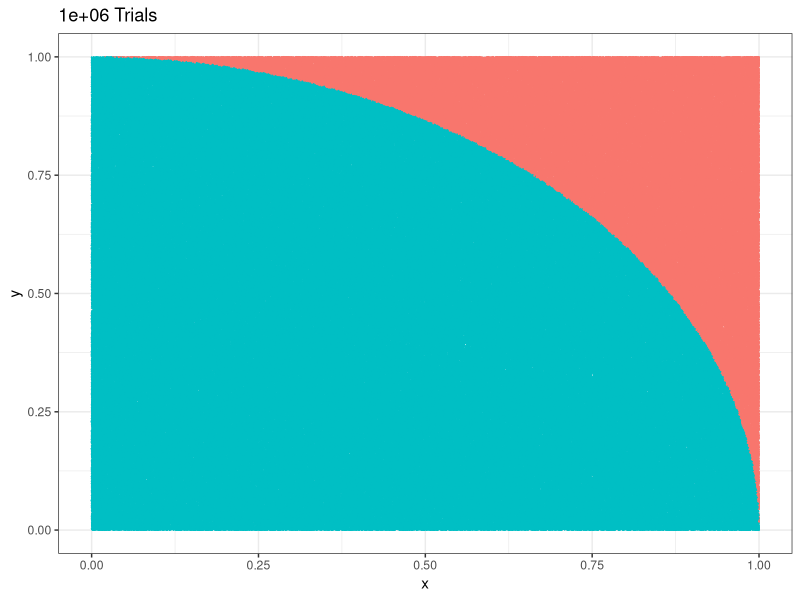

This chart was generated by the following R code:
library(ggplot2)
trials <- 1000000

r <- 1
x <- runif(trials, 0, r)
y <- runif(trials, 0, r)

distance_from_center <- sqrt(x^2 + y^2)
inbounds <- distance_from_center < r


ggplot(data.frame(x, y, inbounds), aes(x, y, color=inbounds)) +
  theme_bw() +
  ggtitle(paste(round(trials), 'Trials')) +
  guides(color=FALSE) +
  geom_point(size=0.002) +
  ggtitle(paste(trials, 'Trials'))

pi_estimate <- 4 * sum(inbounds)/trials
pi_estimate

error = 1 - pi_estimate/pi
error


